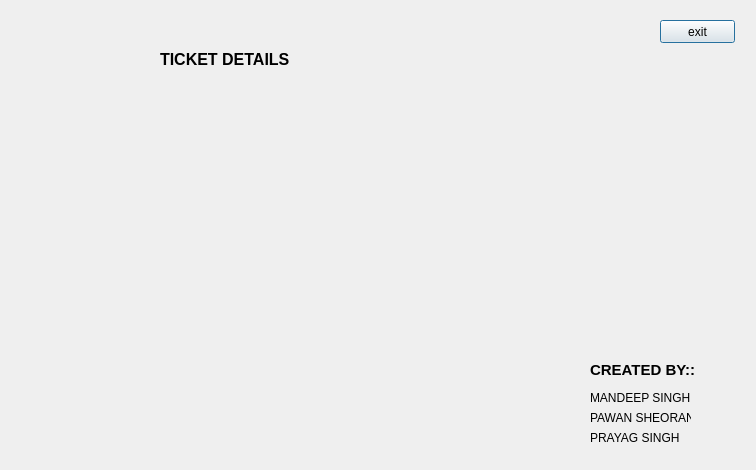
<?xml version="1.0" encoding="UTF-8"?>
<ui version="4.0">
 <class>details</class>
 <widget class="QDialog" name="details">
  <property name="geometry">
   <rect>
    <x>0</x>
    <y>0</y>
    <width>756</width>
    <height>470</height>
   </rect>
  </property>
  <property name="windowTitle">
   <string>Dialog</string>
  </property>
  <property name="inputMethodHints">
   <set>Qt::ImhExclusiveInputMask</set>
  </property>
  <widget class="QPushButton" name="pushButton">
   <property name="geometry">
    <rect>
     <x>660</x>
     <y>20</y>
     <width>75</width>
     <height>23</height>
    </rect>
   </property>
   <property name="text">
    <string>exit</string>
   </property>
  </widget>
  <widget class="QLabel" name="label">
   <property name="geometry">
    <rect>
     <x>50</x>
     <y>40</y>
     <width>521</width>
     <height>311</height>
    </rect>
   </property>
   <property name="text">
    <string/>
   </property>
  </widget>
  <widget class="QLabel" name="label_2">
   <property name="geometry">
    <rect>
     <x>590</x>
     <y>360</y>
     <width>121</width>
     <height>21</height>
    </rect>
   </property>
   <property name="text">
    <string>&lt;html&gt;&lt;head/&gt;&lt;body&gt;&lt;p&gt;&lt;span style=&quot; font-size:11pt; font-weight:600;&quot;&gt;CREATED BY::                                         &lt;/span&gt;&lt;/p&gt;&lt;/body&gt;&lt;/html&gt;</string>
   </property>
  </widget>
  <widget class="QLabel" name="label_3">
   <property name="geometry">
    <rect>
     <x>590</x>
     <y>390</y>
     <width>101</width>
     <height>16</height>
    </rect>
   </property>
   <property name="text">
    <string>MANDEEP SINGH</string>
   </property>
  </widget>
  <widget class="QLabel" name="label_4">
   <property name="geometry">
    <rect>
     <x>590</x>
     <y>410</y>
     <width>101</width>
     <height>16</height>
    </rect>
   </property>
   <property name="text">
    <string>PAWAN SHEORAN</string>
   </property>
  </widget>
  <widget class="QLabel" name="label_5">
   <property name="geometry">
    <rect>
     <x>590</x>
     <y>430</y>
     <width>91</width>
     <height>16</height>
    </rect>
   </property>
   <property name="text">
    <string>PRAYAG SINGH</string>
   </property>
  </widget>
  <widget class="QLabel" name="label_6">
   <property name="geometry">
    <rect>
     <x>160</x>
     <y>50</y>
     <width>141</width>
     <height>16</height>
    </rect>
   </property>
   <property name="text">
    <string>&lt;html&gt;&lt;head/&gt;&lt;body&gt;&lt;p&gt;&lt;span style=&quot; font-size:12pt; font-weight:600;&quot;&gt;TICKET DETAILS&lt;/span&gt;&lt;/p&gt;&lt;/body&gt;&lt;/html&gt;</string>
   </property>
  </widget>
 </widget>
 <resources/>
 <connections/>
</ui>
